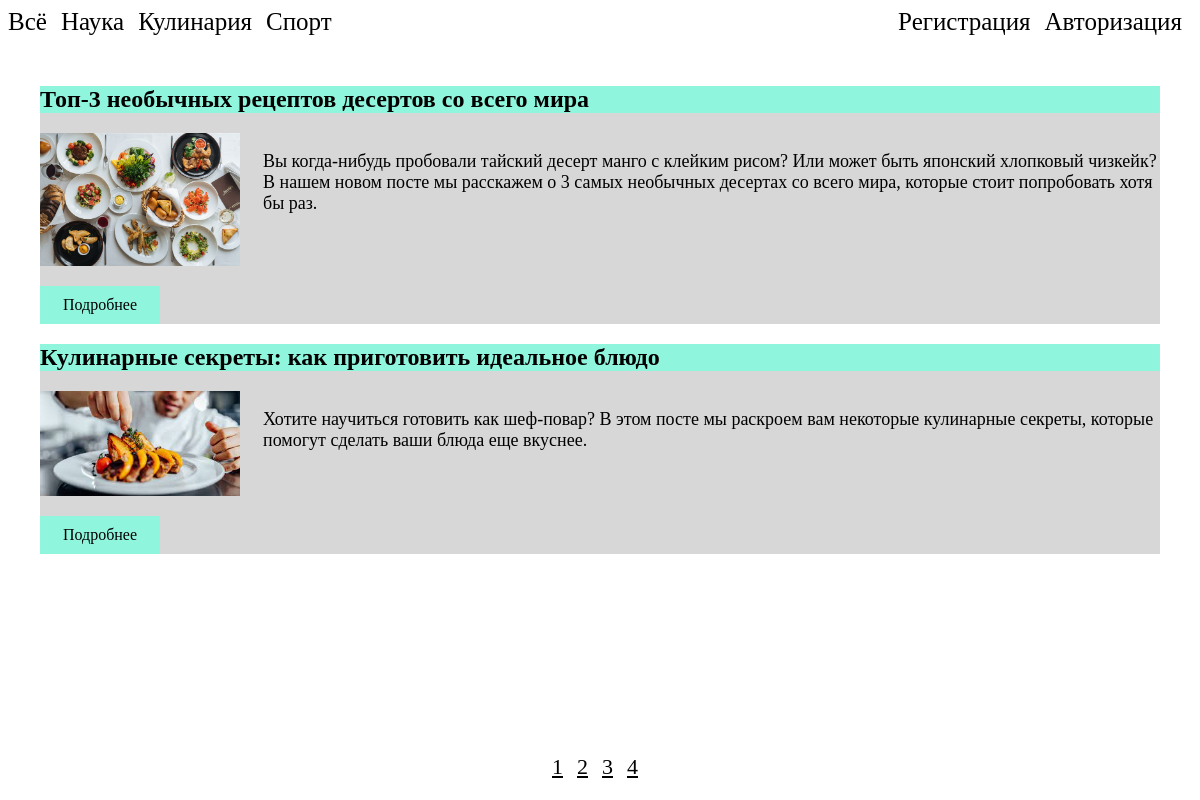
/?page=4, run on the app's committed database.
### tables this page shows
CREATE TABLE `categories` (
  `id` int NOT NULL,
  `title` varchar(500) NOT NULL,
  `description` text NOT NULL
);

CREATE TABLE `posts` (
  `id` int NOT NULL,
  `cid` int NOT NULL,
  `title` varchar(255) NOT NULL,
  `descr_min` varchar(1024) NOT NULL,
  `description` text,
  `image` varchar(500) DEFAULT NULL,
  `published` int NOT NULL
);

### config.php (called while the page is built)
<?php
$host = "localhost";
$port = 3306;
$dbname = 'test';
$dbuser = 'admin';
$dbpass = '6wNLKia4695C';

### cores/Query.php (called while the page is built, shortened)
<?php
include_once 'config.php';
class Query {
    public $db = null;
    public function db() {
        global $host, $port, $dbname, $dbuser, $dbpass;
        try {
            $this->db = new PDO("mysql:host=$host;
                                     port=$port;dbname=$dbname;",
                                     $dbuser, $dbpass);
            return $this->db;
        } catch (PDOException $e) {
            echo "Connection failed: " . $e->getMessage();
            die();
        }
    }
    public function getAll(string $sql, array $arguments = []): array {
        $query = $this->db->prepare($sql);
        if (!$query->execute($arguments)) {
            error_log(json_encode([
                'error' => $query->errorInfo(),
                'sql' => $sql
            ]));
            throw new BaseException(json_encode($query->errorInfo()), 500, $query->errorInfo()[2]);
        }
        return $query->fetchAll(PDO::FETCH_ASSOC);
    }
    public function getCount(string $sql, array $arguments = []) {
        $query = $this->db->prepare($sql);
        if (!$query->execute($arguments)) {
            error_log(json_encode([
                'error' => $query->errorInfo(),
                'sql' => $sql
            ]));
            throw new BaseException(json_encode($query->errorInfo()), 500, $query->errorInfo()[2]);
        }
        return $query->rowCount();
    }
}

### cores/Rights.php (called while the page is built, shortened)
<?php
include_once 'cores/Query.php';
class Rights {
    protected Query $conn;
    function __construct() {
        $this->conn = new Query();
    }
    public function checkAccess(): bool {
        if (isset($_COOKIE['hash']) && isset($_COOKIE['id'])) {
            $user_data = $this->conn->getOne("SELECT id, hash, login, INET_NTOA(ip) AS ip
                                                  FROM users
                                                  WHERE id = ?", [intval($_COOKIE['id'])]);
            if ($user_data) {
                if ($user_data['hash'] !== $_COOKIE['hash']) {
                    $this->clearCookie();
                    return false;
                }
                if ($user_data['ip'] !== $_SERVER['REMOTE_ADDR']) {
                    $this->clearCookie();
                    return false;
                }
                return true;
            } else {
                return false;
            }
        } else {
            return false;
        }
    }
}

### controllers/AllPostsController.php (the view, shortened to what this page needs)
<?php
include_once 'traits/LibRenderElements.php';
include_once 'cores/Rights.php';
include_once 'cores/Query.php';
class AllPostsController {
    protected Query $conn;
    protected int $posts_per_page = 2;
    protected $current_page;
    function __construct($request) {
        $this->conn = new Query();
        $this->rights = new Rights();
        $this->current_page = $request['page'] ?? 1;
    }
    public function renderPostsItems(): void {
        $current_page = (int) $this->current_page;
        $offset = ($current_page - 1) * $this->posts_per_page;
        $posts = $this->conn->getAll("SELECT * FROM posts WHERE published = 1
                                          LIMIT $offset, $this->posts_per_page");
        $inner_html = "";
        foreach ($posts as $item) {
            $inner_html .= "<div class='post'>
                                <h2 class='post-title'>{$item["title"]}</h2>
                                <div class='post-content-wrap'>
                                    <img class='img-post-title' src='/static/images/{$item["image"]}'>
                                    <p class='descr-min'>{$item["descr_min"]}</p>
                                </div>
                                <a class='details' href='/post/{$item["id"]}'>Подробнее</a>
                            </div>";
        }
        echo $inner_html;
    }
    public function renderPagging(): void {
        $count_all_posts = $this->conn->getCount("SELECT * FROM posts WHERE published = 1");
        $total_pages = ceil($count_all_posts / $this->posts_per_page);
        echo "<div class='pagging'>";
        for ($i = 1; $i <= $total_pages; $i++) {
            echo "<a href='?page=$i'>$i</a> ";
        }
        echo "</div>";
    }
}

### traits/LibRenderElements.php (shortened to what this page needs)
<?php
trait LibRenderElements {
    public function renderCategories(): void {
        $categories = $this->conn->getAll("SELECT * FROM categories");
        echo "<nav class='nav-elems'>";
        echo "<a href='/'>Всё</a> ";
        foreach ($categories as $category) {
            echo "<a href='/category/{$category['id']}'>{$category['title']}</a> ";
        }
        echo "</nav>";
    }
    public function renderAuthItems(): void {
        if (!$this->rights->checkAccess()) {
            echo "<nav class='nav-elems'>";
            echo "<a href='/register'>Регистрация</a> ";
            echo "<a href='/login'>Авторизация</a> ";
            echo "</nav>";
        } else {
            echo "<nav class='nav-elems'>";
            echo "<a href='/'>На главную</a> ";
            echo "<a href='/admin'>Админ панель</a> ";
            echo "</nav>";
        }
    }
}

### style.css (style rules this page uses)
.nav-elems a { font-size: 25px; text-decoration: none; color: black; margin-right: 10px; }
.post { background-color: #d7d7d7 }
.post-title { background-color: #90F5DDFF; }
.post-content-wrap { display: flex; gap: 23px; margin-bottom: 20px; }
.img-post-title { width: 200px; }
.descr-min { font-size: 18px; }
.details { display: block; background-color: #90F5DDFF; text-decoration: none; color: black; width: 100px; text-align: center; padding: 10px; cursor: pointer; }
.pagging { margin-bottom: 20px; }
.pagging a { font-size: 22px; color: black; margin-right: 10px; }

### data on the page
categories: title "Наука"
categories: title "Кулинария"
categories: title "Спорт"
posts: title "Топ-3 необычных рецептов десертов со всего мира", image (picture), descr_min "Вы когда-нибудь пробовали тайский десерт манго с клейким рисом? Или может быть японский хлопковый чизкейк? В нашем новом посте мы расскажем о 3 самых необычных десертах со всего мира, которые стоит попробовать хотя бы раз."
posts: title "Кулинарные секреты: как приготовить идеальное блюдо", image (picture), descr_min "Хотите научиться готовить как шеф-повар? В этом посте мы раскроем вам некоторые кулинарные секреты, которые помогут сделать ваши блюда еще вкуснее."
